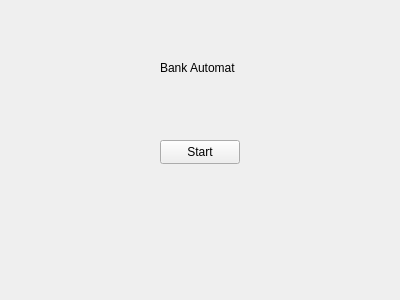
<?xml version="1.0" encoding="UTF-8"?>
<ui version="4.0">
 <class>StartWindow</class>
 <widget class="QWidget" name="StartWindow">
  <property name="geometry">
   <rect>
    <x>0</x>
    <y>0</y>
    <width>400</width>
    <height>300</height>
   </rect>
  </property>
  <property name="windowTitle">
   <string>Form</string>
  </property>
  <widget class="QLabel" name="label">
   <property name="geometry">
    <rect>
     <x>160</x>
     <y>60</y>
     <width>81</width>
     <height>16</height>
    </rect>
   </property>
   <property name="text">
    <string>Bank Automat</string>
   </property>
  </widget>
  <widget class="QPushButton" name="startButton">
   <property name="geometry">
    <rect>
     <x>160</x>
     <y>140</y>
     <width>80</width>
     <height>24</height>
    </rect>
   </property>
   <property name="text">
    <string>Start</string>
   </property>
  </widget>
 </widget>
 <resources/>
 <connections/>
</ui>
